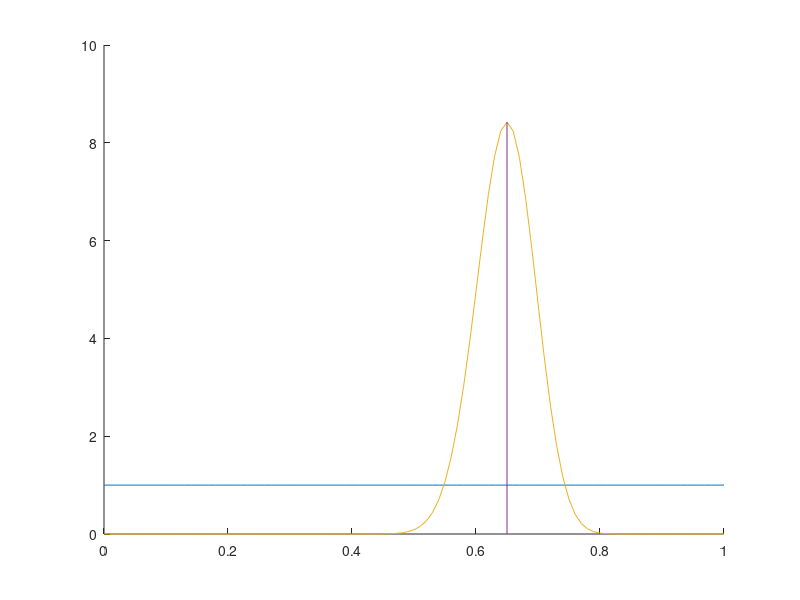
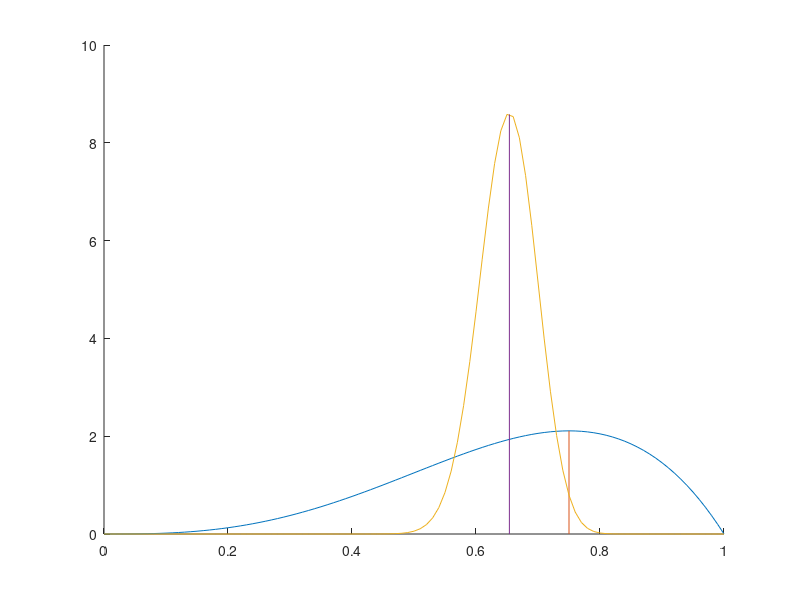

Write MATLAB code to recreate these figures, in order.
load coin.txt;

theta = sum(coin(:) == 1);
total = theta + sum(coin(:) == 0);

ml_estimate = theta/total;

%----------------------

prior = [1 1]

figure();

hold on;

map_estimate = (prior(1) - 1)/(prior(1) + prior(2) - 2);

plot([0:.01:1], betapdf([0:0.01:1], prior(1), prior(2)));
plot([map_estimate map_estimate], [0 max(betapdf([0:0.01:1], prior(1), prior(2)))]); 

prior(1) = prior(1) + theta;
prior(2) = prior(2) + (total-theta);

map_estimate = (prior(1) - 1)/(prior(1) + prior(2) - 2);

plot([0:.01:1], betapdf([0:0.01:1], prior(1), prior(2)));
plot([map_estimate map_estimate], [0 max(betapdf([0:0.01:1], prior(1), prior(2)))]);

%----------------------
 
pause;

hold off;

%----------------------
%----------------------

prior = [4 2]

figure();

hold on;

map_estimate = (prior(1) - 1)/(prior(1) + prior(2) - 2);

plot([0:.01:1], betapdf([0:0.01:1], prior(1), prior(2)));
plot([map_estimate map_estimate], [0 max(betapdf([0:0.01:1], prior(1), prior(2)))]); 

prior(1) = prior(1) + theta;
prior(2) = prior(2) + (total-theta);

map_estimate = (prior(1) - 1)/(prior(1) + prior(2) - 2);

plot([0:.01:1], betapdf([0:0.01:1], prior(1), prior(2)));
plot([map_estimate map_estimate], [0 max(betapdf([0:0.01:1], prior(1), prior(2)))]);

%----------------------
 
pause;

close all;